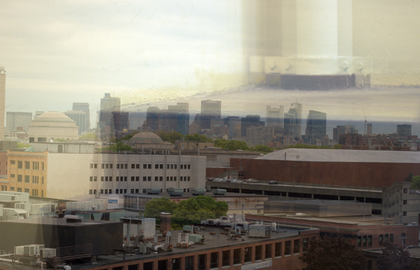
%> input picture code/removing/A9RF22E.png, 420 x 270 px, shrunk from 560 x 360 before the run
$ octave cTestreal.m   (GNU Octave 9; MATLAB toolbox functions it lacks are replaced by stand-ins)
%> lines starting %> are read from the running program, lines starting %| are printed output that depends on the picture
### code/new/kernel/estKernel.m
function [dx, dy, c] =  estKernel(I)
%% estimate the shift [dx dy] and the attenuation c
dim = ndims(I);
if dim == 3
    I = rgb2gray(I);
end
% Laplacian = [0 -1 0; -1 4 -1; 0 -1 0];
% resp = imfilter(I, Laplacian); % extract edge

hy = fspecial('sobel');
hx = hy';
Iy = imfilter(double(I), hy, 'replicate');
Ix = imfilter(double(I), hx, 'replicate');
gI = sqrt(Ix.^2+Iy.^2);
resp = gI;
resp(abs(resp)>0.2) = 0;      % eliminate the strong edge that are likely
                           % belong to transmission layer)

auto_corr = xcorr2(abs(resp), abs(resp));

bdry = ceil(min(size(I))/2);         % eliminate the autocorrelation in boundary
auto_corr = auto_corr(1+bdry:end-bdry, 1+bdry:end-bdry);

max_1 = ordfilt2(auto_corr, 25, true(5));

center = ceil(size(auto_corr)/2);
auto_corr(center(1) - 6 : center(1) + 6, center(2) - 6 : center(2) + 6) = 0; % remove the autocorrelation in the neighbour of center for the edge have width

a = (auto_corr == max_1);
r = 5;
mask = zeros(2*r+1);
for i = 1:2*r+1
    for j = 1:2*r+1
        if (i-r-1)^2+(j-r-1)^2 <= r*r
            mask(i,j) = 1;
        end
    end
end
fa = imfilter(double(a),mask);
faa = fa.*a;
candidates = find(faa == 1);
candidates_val = auto_corr(candidates);

cur_max = 0;
dy = 0;
dx = 0;
offset = (size(auto_corr)+1)/2;
for i = 1 : length(candidates)
    if (candidates_val(i) >= cur_max)
        [dy, dx] = ind2sub(size(auto_corr), candidates(i));
        dy = dy - offset(1);
        dx = dx - offset(2);
        cur_max = candidates_val(i); % current maximum
    end
end
dx = ceil(dx);
dy = ceil(dy);
c = estAttenuation(I, dx, dy);

### code/new/kernel/estAttenuation.m
function [c,score,w,attn] = estAttenuation(I, dx, dy)
% estimate the attenuation c of double reflection with shift [dx dy]
if size(I,3)~=1
    I = rgb2gray(I);
end
cns = corner(I);
hw = 18;
% m = [];
score = zeros(size(cns,1),1);
attn = score*0;
w = score*0;
eps = 0.001;

for i = 1 : size(cns,1)
    p1 = get_patch(I, cns(i,1), cns(i,2), hw);
    p2 = get_patch(I, cns(i,1) + dx, cns(i,2) + dy, hw);
    if ~isempty(p1) && ~isempty(p2)
        p1 = double(p1(:)); p2 = double(p2(:));
        %p1 = p1 - mean(p1); p2 = p2 - mean(p2);
        score(i) = sum(p1.*p2)/sum(p1.^2).^0.5/sum(p2.^2).^0.5;
        attn(i) = (max(p2)-min(p2)+eps)/(max(p1)-min(p1)+eps);
        if (attn(i) < 1) && (attn(i) > 0)
            w(i) = exp(-score(i)/(2*0.2^2));
        end
    end
end
c = sum(w.*attn)/sum(w);


function p = get_patch(I, x, y, hw)
if (x>hw)&&(x<size(I,2)-hw)&&(y>hw)&&(y<size(I,1)-hw)
    p=I(y-hw:y+hw, x-hw:x+hw);
else
    p=[];
end

### code/new/kernel/kernel.m
function [dx, dy, c] =  kernel(I)
%% estimate the shift [dx dy] and the attenuation c
dim = ndims(I);
if dim == 3
    I = rgb2gray(I);
end
% Laplacian = [0 -1 0; -1 4 -1; 0 -1 0];
% resp = imfilter(I, Laplacian);

hy = fspecial('sobel');
hx = hy';
Iy = imfilter(double(I), hy, 'replicate');
Ix = imfilter(double(I), hx, 'replicate');
gI = sqrt(Ix.^2+Iy.^2);

cen = 3;
[~,ce] = kmeans(gI(:),cen);
[cv,~] = sort(ce,'descend');
%gI(gI > cv(2)) = 0;
resp = gI;
resp(abs(resp)>0.2) = 0;

auto_corr = xcorr2(abs(resp), abs(resp)); % 对edge map求自相关矩阵
                                          % 若移动越界，则其余部分补为0
                                          % c(i,j):原图与原图下移i右移j的卷积

bdry = ceil(min(size(I))/2);         % eliminate the autocorrelation in boundary
auto_corr = auto_corr(1+bdry:end-bdry, 1+bdry:end-bdry);

max_1 = ordfilt2(auto_corr, 25, true(5));

center = size(I) - bdry;
auto_corr(center(1), center(2)) = 0;

a = (auto_corr == max_1);
candidates = find(a == 1);
candidates_val = auto_corr(candidates);

offset = (size(auto_corr)+1)/2;
cur_max = 0; dx = 0; dy = 0;

for i = 1 : length(candidates)
    [cur_y, cur_x] = ind2sub(size(auto_corr), candidates(i));
    cur_y = cur_y - offset(1); cur_x = cur_x - offset(2);
    cur_c = attenuation(I,cur_x,cur_y);
    if (candidates_val(i) >= cur_max) && (cur_c < 0.9)
        dy = cur_y; dx = cur_x; c = cur_c;
        cur_max = candidates_val(i); % current maximum
    end
end
end

### code/new/kernel/attenuation.m
function [c,score,w,attn] = attenuation(I, dx, dy)
% estimate the attenuation c of double reflection with shift [dx dy]
if size(I,3)~=1
    I = rgb2gray(I);
end
cns = corner(I);
hw = ceil(min(abs(dx),abs(dy))/2);
ave = fspecial('average',[3,3]);
psize = 2*hw + 1; center = (psize^2+1)/2; eps = 0.01;
ind = vec(1:psize^2); beta = exp(-abs(ind-center)/psize^2);
% m = [];
score = zeros(size(cns,1),1);
attn = score*0;
w = score*0;
for j = 1 : size(cns,1)
    p1 = get_patch(I, cns(j,1), cns(j,2), hw);
    p2 = get_patch(I, cns(j,1) + dx, cns(j,2) + dy, hw);
    p1_ave = imfilter(p1,ave); p2_ave = imfilter(p2,ave);
    if ~isempty(p1) && ~isempty(p2)
        p1 = double(p1(:)); p2 = double(p2(:));
        p1_ave = double(p1_ave(:)); p2_ave = double(p2_ave(:));
        np1 = (sum(p1.^2))^0.5; np2 = (sum(p2.^2))^0.5;
        %p1 = p1 - mean(p1); p2 = p2 - mean(p2);
        if (np1 == 0) || (np2 == 0)
            score(j) = 0;
        else
            score(j) = sum(p1.*p2)/np1/np2;
        end
        attn(j) = sum(beta.*((p2_ave+eps)./(p1_ave+eps))) / sum(beta);
        if (attn(j) < 1) && ( attn(j) > 0)
            w(j) = exp(10*(score(j)-1)); % w(j) = exp(-score(j)/(2*0.2^2));
        end
    end
end
c = sum(w.*attn)/sum(w);


% [6 lines left out: function get_patch, not called in this run]

### code/new/garbage/cTestreal.m
% kernel和estKernel里面都去除了强边
addpath('swt')
test_case = 'A9RF22E.png';

I = im2double((imread(test_case)));

[dx1,dy1,c1] = estKernel(I); % [20,1,0.9251]
%> in estKernel, `Ix = imfilter(double(I), hx, 'replicate');`:
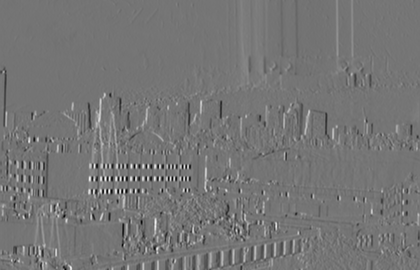
%> Ix: size 270x420 double; min -1.27, max 1.49, mean 0.00309; drawn with min black and max white
%> in estKernel, `gI = sqrt(Ix.^2+Iy.^2);`:
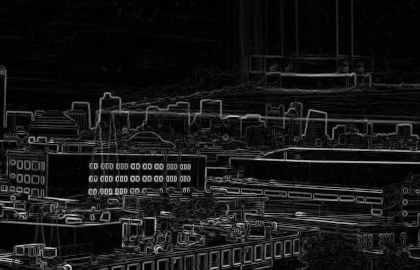
%> gI: size 270x420 double; min 6.9e-05, max 1.86, mean 0.166; drawn with min black and max white
%> in estKernel, `resp(abs(resp)>0.2) = 0;`:
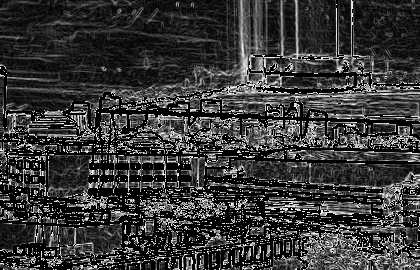
%> resp: size 270x420 double; min 0, max 0.2, mean 0.0444; drawn with min black and max white
%> in estKernel, `auto_corr(center(1) - 6 : center(1) + 6, center(2) - 6 : center(2) + 6..`:
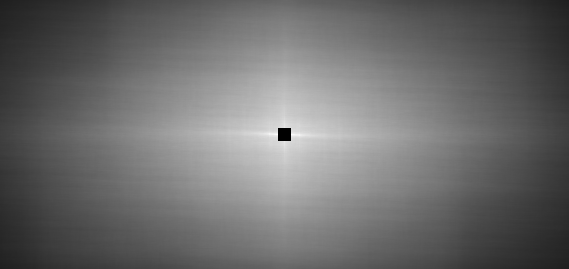
%> auto_corr: size 269x569 double; min 0, max 278.8, mean 118.3; drawn with min black and max white
%> in estKernel, `a = (auto_corr == max_1);`:
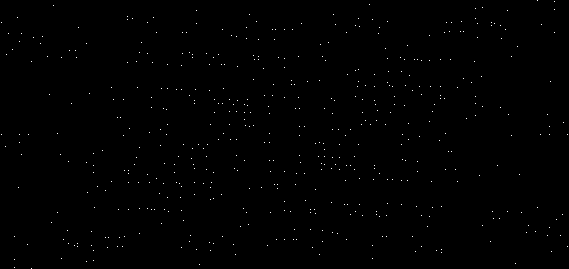
%> a: size 269x569 logical; 0.34% white in thin lines or dots
%> in estKernel, `fa = imfilter(double(a),mask);`:
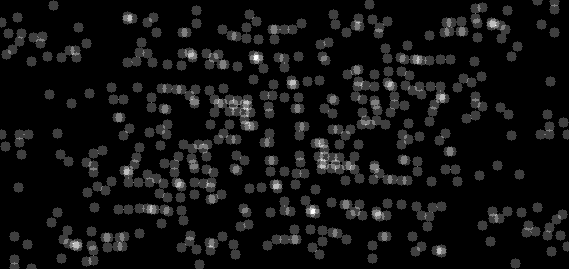
%> fa: size 269x569 double; min 0, max 4, mean 0.275; drawn with min black and max white
%> in estKernel, `candidates = find(faa == 1);`: candidates = 392 values from 292 to 152770
%> in estKernel, `candidates_val = auto_corr(candidates);`: candidates_val = 392 values, max 266 at index 185, min 39.97 at index 9, mean 131.9
%> the loop in estKernel, `for i = 1 : length(candidates)` made 392 passes
%> (dy, dx, cur_max) on passes 1, 2, 13, 18, 28, 43, 49, 56: (-112, -283, 42.31), (0, -283, 71.17), (0, -265, 81.59), (0, -256, 86.96), (-1, -227, 105.9), (28, -198, 111.9), (19, -191, 119.4), (16, -182, 126.4)
%> after the loop in estKernel, `for i = 1 : length(candidates)`: cur_max = 266; dx = 15; dy = 1
%> in estAttenuation, `cns = corner(I);`: cns = 200 rows, first 12: [111 193; 156 250; 118 193; 110 191; 121 193; 133 178; 123 178; 107 178; 157 178; 95 191; 125 191; 106 191]
%> in estAttenuation, `attn = score*0;`: attn = 200 values from 0 to 0
%> after the loop in estAttenuation, `for i = 1 : size(cns,1)`: attn = 200 values, max 1.55 at index 99, min 0 at index 25, mean 0.837; score = 200 values, max 0.997 at index 158, min 0 at index 25, mean 0.816; w = 200 values, max 4.17e-05 at index 100, min 0 at index 2, mean 3.78e-06
%> in estAttenuation, `c = sum(w.*attn)/sum(w);`: c = 0.904
%> dx1 = 15; dy1 = 1; c1 = 0.904
[dx2,dy2,c2] = kernel(I);
%> in kernel, `[~,ce] = kmeans(gI(:),cen);`: ce = [0.0607; 0.342; 0.799]
%> in kernel, `[cv,~] = sort(ce,'descend');`: cv = [0.799; 0.342; 0.0607]
%> in kernel, `auto_corr(center(1), center(2)) = 0;`:
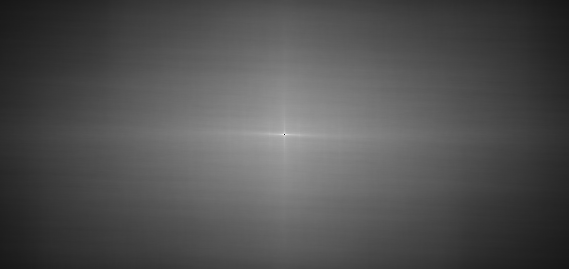
%> auto_corr: size 269x569 double; min 0, max 372.2, mean 118.6; drawn with min black and max white
%> in kernel, `candidates = find(a == 1);`: candidates = 522 values from 292 to 152770
%> in kernel, `candidates_val = auto_corr(candidates);`: candidates_val = 522 values, max 266 at index 242, min 39.97 at index 9, mean 136.9
%> the loop in kernel, `for i = 1 : length(candidates)` made 1 pass
%> (cur_y, cur_x, hw in attenuation, ave in attenuation, psize in attenuation, center in attenuation, eps in attenuation) on pass 1: (-112, -283, 56, [0.111 0.111 0.111; 0.111 0.111 0.111; 0.111 0.111 0.111], 113, 6385, 0.01)
%> the run ends on the next line
